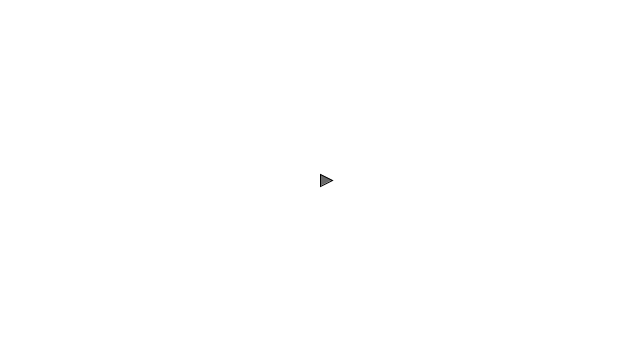
Frame 1 (no input)
Frame 60 (the mouse pressed at the canvas centre just before this capture): identical to frame 1, image omitted
Frame 120 (the mouse held since frame 60 and released just before this capture): identical to frame 1, image omitted

The Processing sketch that drew this single still picture (run headless with seeded random() and noise(); from frame 60 on, the mouse is pressed at the canvas centre):

// Processing sketch: ReynoldsMotion
// ── ReynoldsMotion.pde

class Vehicle {
  PVector location;
  PVector velocity;
  PVector acceleration;
  float mass;
  float maxspeed;
  float maxforce;
  
  void seek(PVector target) {
   PVector desired = PVector.sub(target, location);
  float dist = desired.mag();
   desired.normalize();
  
   if(dist < 100) {
     float approx = map(dist, 0, 100, 0, maxspeed);
     desired.mult(approx);
     
     
   } else desired.mult(maxspeed);
   
   PVector steer = PVector.sub(desired, velocity);
   
   steer.limit(maxforce);
   applyForce(steer);
  }
  
  void applyForce(PVector force) {
    PVector action = force.copy();
    action.div(mass);
    acceleration.add(action);
  }
  
  void step() {
    velocity.add(acceleration);
    location.add(velocity);
    checkEdges();
    velocity.limit(maxspeed);
    acceleration.mult(0);
  }
  
  void display() {
   float angle = velocity.heading();
   pushMatrix();
   translate(location.x, location.y);
   rotate(angle);
   fill(0,150);
   stroke(0);
   rectMode(CENTER);
   triangle( 2*mass, 0, 0,-1*mass, 0,mass);
   popMatrix();
    
  }
  
  void update() {
   step();
   display();
  }
  
  void checkEdges() {
   if(location.x > width) location.x = 0;
   else if(location.x < 0) location.x = width;
   
   if(location.y > height) location.y = 0;
   else if(location.y < 0) location.y = height;
    
  }
  
  void reynolds() {
   if(velocity.mag() < 0.1) {
    velocity = PVector.sub(location, new PVector(mouseX, mouseY));
    velocity.limit(maxspeed);
   } else {
     PVector next_location = PVector.add(location, velocity);
     PVector rand = PVector.random2D();
     rand.normalize();
     rand.mult(max(mass*2,PVector.sub(location, velocity).mag()));
     next_location.add(rand);
     seek(next_location);
   }
  }
  
  Vehicle(PVector location, float mass, float maxspeed, float maxforce){
    this.location = location.copy();
    this.velocity = new PVector();
    this.acceleration = new PVector();
    this.mass = mass;
    this.maxspeed = maxspeed;
    this.maxforce = maxforce;
  }
}
  
  
  Vehicle car;
  PVector target;
  void setup() {
    size(640, 360);
   car = new Vehicle(new PVector (width/2, height/2), 6, 4, 0.5); 
    
  }
  
 boolean reynolds = false;
  
  void draw() {
    background(255);
   if (mousePressed && (mouseButton == LEFT)){ 
    target = new PVector(mouseX, mouseY); 
   }
   if(mousePressed && (mouseButton == RIGHT)) {
     reynolds = !reynolds;
   }
  
   
   
   if(target != null) {
     if(reynolds) { car.reynolds(); text("Reynolds: True", 10,10);} else {
       text("Reynolds: False", 10,10);
      car.seek(target);
     }
    stroke(0);
    fill(0,0);
    rectMode(CENTER);
    ellipse(target.x,target.y, 10,10);
     
   }
   
   
   car.update();
    
  }
  
